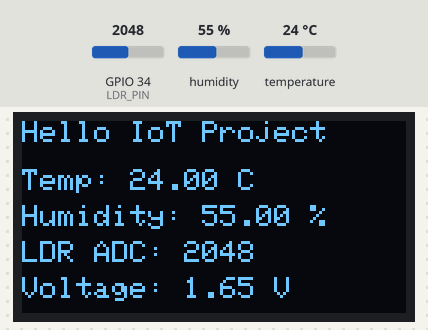
A program run on a simulated ESP32. On the bench: 128×64 one-colour display. The test bench sets the inputs (shaded band); at power-on: humidity 55 %, GPIO 34 (LDR_PIN) = 2048, temperature 24 °C. What the program prints to the serial monitor is not drawn.

Above: at 2.7 s.
2.8 s: humidity set to 22 %
At 4.2 s:
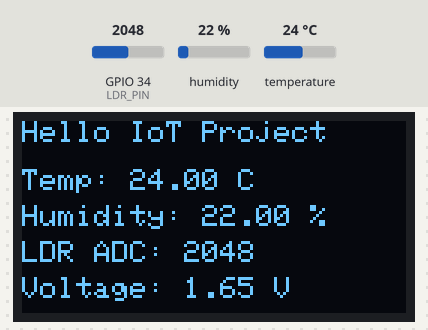
5.5 s: GPIO 34 (LDR_PIN) set to 2866
At 6.5 s:
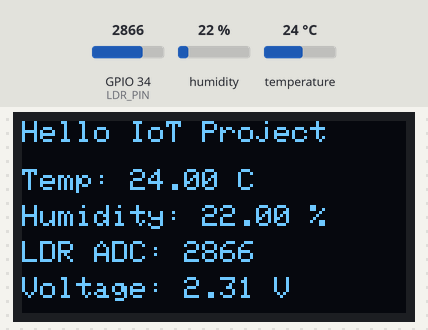
8.2 s: temperature set to 12 °C
At 10.9 s:
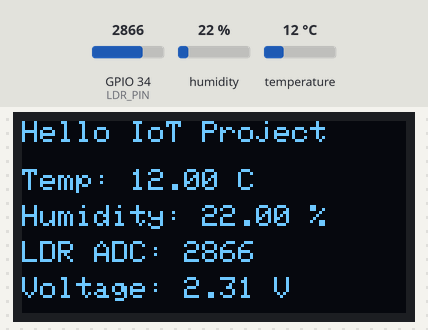
11.3 s: GPIO 34 (LDR_PIN) set to 3603
At 13.2 s:
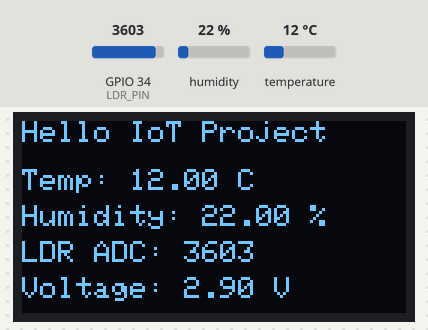
14.0 s: humidity set to 40 %
At 16.5 s:
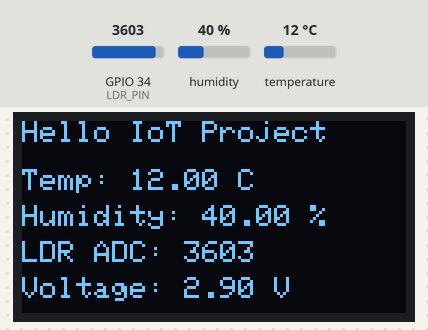
17.4 s: GPIO 34 (LDR_PIN) set to 4095
At 18.7 s:
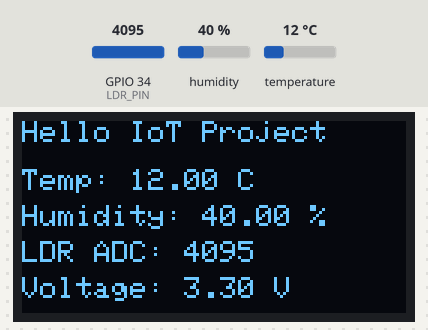
Timing chart, 0 to 20.4 s (numbered marks = the images above; inputs shaded):
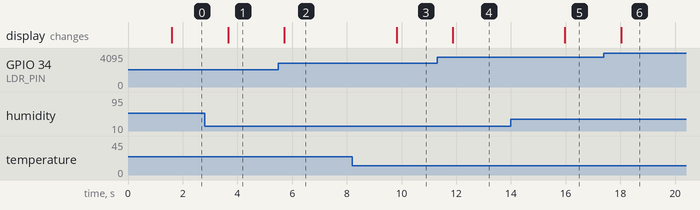

Measured:
- after the input at 2.8 s, the display: changes after 0.86 s (image 1)
- after the input at 5.5 s, the display: changes after 0.21 s (image 2)
- after the input at 8.2 s, the display: changes after 1.6 s (image 3)
- after the input at 11.3 s, the display: changes after 0.57 s (image 4)
- after the input at 14.0 s, the display: changes after 2.0 s (image 5)
- after the input at 17.4 s, the display: changes after 0.63 s (image 6)

The program:

main.cpp
```cpp
//Nimra Fatima 23-NTU-CS-1081
#include <Arduino.h>
#include <Wire.h>
#include <Adafruit_GFX.h>
#include <Adafruit_SSD1306.h>
#include <DHT.h>

// --- Pin Configuration ---
#define DHTPIN 21        // DHT data pin
#define DHTTYPE DHT11    // or DHT22

#define LDR_PIN 34       // Analog pin for LDR
#define SDA_PIN 14       // I2C SDA
#define SCL_PIN 22       // I2C SCL

// --- OLED Setup ---
#define SCREEN_WIDTH 128
#define SCREEN_HEIGHT 64
Adafruit_SSD1306 display(SCREEN_WIDTH, SCREEN_HEIGHT, &Wire, -1);

// --- DHT Sensor Setup ---
DHT dht(DHTPIN, DHTTYPE);

// --- Setup Function ---
void setup() {
  Serial.begin(115200);
  Serial.println("ESP32 DHT + LDR + OLED Project Starting...");

  // Initialize I2C for OLED
  Wire.begin(SDA_PIN, SCL_PIN);

  // Initialize OLED Display
  if (!display.begin(SSD1306_SWITCHCAPVCC, 0x3C)) {
    Serial.println("SSD1306 allocation failed");
    for (;;);
  }

  display.clearDisplay();
  display.setTextColor(SSD1306_WHITE);
  display.setTextSize(1);
  display.setCursor(0, 0);
  display.println("Initializing...");
  display.display();

  // Initialize DHT Sensor
  dht.begin();

  delay(1500);
}

// --- Main Loop ---
void loop() {
  // --- Read DHT Sensor ---
  float temperature = dht.readTemperature();
  float humidity = dht.readHumidity();

  // --- Read LDR ---
  int adcValue = analogRead(LDR_PIN);
  float voltage = (adcValue / 4095.0) * 3.3;

  // --- Check for DHT Errors ---
  if (isnan(temperature) || isnan(humidity)) {
    Serial.println("Error reading DHT sensor!");
    return;
  }

  // --- Print Data on Serial Monitor ---
  Serial.println("===========================");
  Serial.printf("Temperature: %.2f °C\n", temperature);
  Serial.printf("Humidity: %.2f %%\n", humidity);
  Serial.printf("LDR ADC: %d | Voltage: %.2f V\n", adcValue, voltage);

  // --- Display on OLED ---
  display.clearDisplay();
  display.setTextSize(1);
  display.setCursor(0, 0);
  display.println("Hello IoT Project");

  display.setCursor(0, 16);
  display.print("Temp: ");
  display.print(temperature);
  display.println(" C");

  display.setCursor(0, 28);
  display.print("Humidity: ");
  display.print(humidity);
  display.println(" %");

  display.setCursor(0, 40);
  display.print("LDR ADC: ");
  display.println(adcValue);

  display.setCursor(0, 52);
  display.print("Voltage: ");
  display.print(voltage, 2);
  display.println(" V");

  display.display();

  delay(2000); // Update every 2 seconds
}
```
